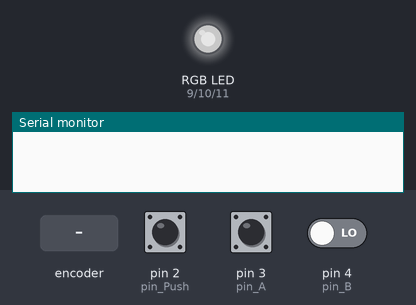
The sketch below on a simulated Arduino Uno, built with avr-gcc and run on an emulated ATmega328P. On the bench: an RGB LED mixed from three pins (HIGH = lit), the last lines printed to the serial monitor. Dashed ring = blinking. The inputs (shaded band) are chosen by the test bench; at power-on: pin 2 (pin_Push) LOW, pin 3 (pin_A) HIGH, pin 4 (pin_B) LOW. Dim RGB values are drawn brighter than linear.

Above: at 1.2 s.
1.3 s: pin 2 (pin_Push) pulled HIGH for 0.15 s
At 1.8 s:
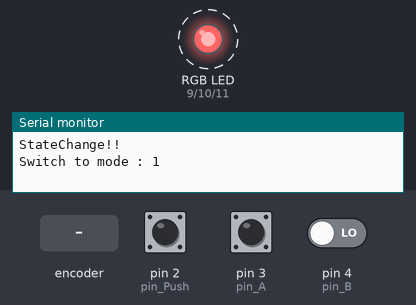
4.4 s: pin 2 (pin_Push) pulled HIGH for 1 s
At 6.7 s:
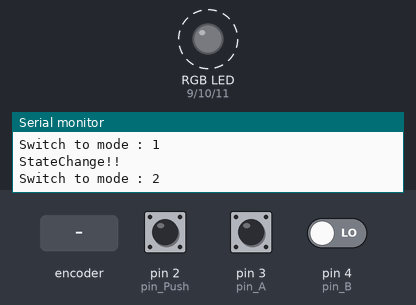
6.9 s: pin 2 (pin_Push) pulled HIGH for 3.2 s
At 10.7 s:
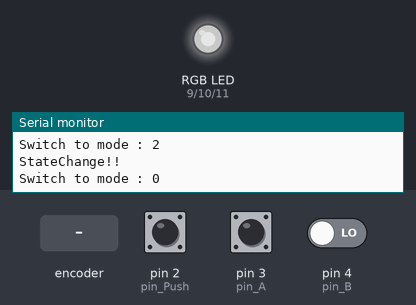
11.6 s: rotary encoder on pin 3 (pin_A) / pin 4 (pin_B) turned 3 steps (first pin leading)
At 11.9 s:
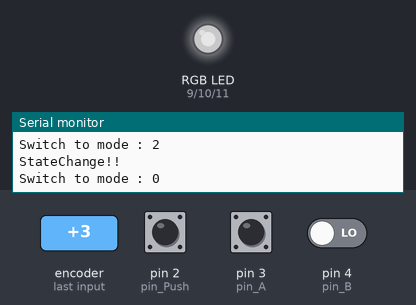
Timing chart, 0 to 14.6 s (numbered marks = the images above; inputs shaded):
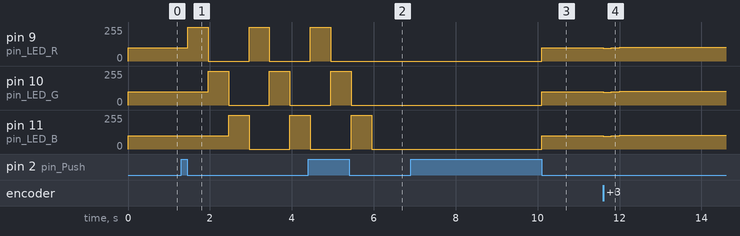

Measured:
- after the input at 1.3 s, pin 9 (pin_LED_R): alternates 255/255 for 0.50 s and 0/255 for 1.0 s, starting after 0.15 s; pin 10 (pin_LED_G): alternates 255/255 for 0.50 s and 0/255 for 1.0 s, starting after 0.65 s; pin 11 (pin_LED_B): 100/255 → 255/255 after 1.2 s, → 0/255 0.50 s later, → 255/255 1.0 s later
- after the input at 4.4 s, pin 9 (pin_LED_R): goes on until 5.0 s, then stays 0/255; pin 10 (pin_LED_G): goes on until 5.5 s, then stays 0/255
- after the input at 6.9 s, pin 9 (pin_LED_R), pin 10 (pin_LED_G), pin 11 (pin_LED_B): 0/255 → 100/255 after 3.2 s
- after the input at 11.6 s, pin 9 (pin_LED_R), pin 10 (pin_LED_G), pin 11 (pin_LED_B): 100/255 → 95/255 at once, → 100/255 0.20 s later, → 105/255 0.20 s later

The sketch:

fayalab_leaf_EncoderLed.ino
```cpp
/*
* fayalab leaf sample code for leaf-encoder and leaf-LED
*
* Three mode for encoder
* 1:control brightness
* 2:LED blinking with R/G/B
* 3:turn off the LED
*
* 2014/07/11 by Welly Lee
* wellylee@fayalab.com
*/

//First, define the pin depends on your connection
//define pin for fayalab leaf-encoder
const int pin_Push = 2;
const int pin_A = 3;
const int pin_B = 4;
//define pin for fayalab leaf-LED
const int pin_LED_R = 9;
const int pin_LED_G = 10;
const int pin_LED_B = 11;

//store the mode of this system
unsigned char push_mode;

unsigned char status_A;
unsigned char status_B;
unsigned char status_A_last=0;

//initial the brightness and how fast the brightness change
int brightness = 100;
int fadelevel = 5;
unsigned long currentTime;
unsigned long loopTime;

int switch_counter;

void setup()  {
  //declare a serial debug interface, you can use "Serial Monitor" to find the secret behind the code !
  Serial.begin (9600);
  //declare the OUTPUT devices
  pinMode(pin_LED_R, OUTPUT);
  pinMode(pin_LED_G, OUTPUT);
  pinMode(pin_LED_B, OUTPUT);

  //for our mode switch, we need to use interrupt here!
  //the pin "0" is mapping to UNO digital pin 2, you can find more information here : http://arduino.cc/en/Reference/attachInterrupt
  attachInterrupt(0, stateChange, CHANGE);
  //declare the INPUT devices
  pinMode(pin_A, INPUT);
  pinMode(pin_B, INPUT);

  currentTime = millis();
  loopTime = currentTime;
  push_mode = 0;
  switch_counter = 0;
}

//trigger by attachInterrupt
void stateChange(){
  //when you push the encoder controller, the status will change to 0
  //it back to 1 when you release the push controller, so we response only when states 1 > 0 > 1
  //(a mode change will trigger stateChange twice)
  if(switch_counter==1){
    Serial.println ("StateChange!!");
    delay(500);
    if(push_mode==2){
      push_mode = 0;
    }
    else{
      push_mode++;
    }
    Serial.print ("Switch to mode : ");
    Serial.println (push_mode);
    switch_counter = 0;
  }else{
    switch_counter++;
  }
}
void loop()  {
  // get the current elapsed time
  currentTime = millis();
  if(currentTime >= (loopTime + 5)){
    // 5ms since last check of encoder = 200Hz
    status_A = digitalRead(pin_A);    // Read encoder pins
    status_B = digitalRead(pin_B);
    //mode 2 : close the LED
    if(push_mode==2){
      digitalWrite(pin_LED_R, LOW);
      digitalWrite(pin_LED_G, LOW);
      digitalWrite(pin_LED_B, LOW);
    }
    else if(push_mode==1){ //mode 1 : blinking with R/G/B
      digitalWrite(pin_LED_R, HIGH);
      delay(500);
      digitalWrite(pin_LED_R, LOW);
      digitalWrite(pin_LED_G, HIGH);
      delay(500);
      digitalWrite(pin_LED_G, LOW);
      digitalWrite(pin_LED_B, HIGH);
      delay(500);
      digitalWrite(pin_LED_R, LOW);
      digitalWrite(pin_LED_G, LOW);
      digitalWrite(pin_LED_B, LOW);
    }
    else{ //change the brightness of LED
      // Begin to check the encoder state(CW/Counter CW)
      if((!status_A) && (status_A_last)){
        // A has gone from high to low
        if(status_B) {
          // B is high so clockwise
          if(brightness + fadelevel <= 255) brightness += fadelevel;
        }
        else {
          // B is low so counter-clockwise
          if(brightness - fadelevel >= 0) brightness -= fadelevel;
        }
      }
      // Store value of A for next time
      status_A_last = status_A;
      // set the brightness of pin 9:
      analogWrite(pin_LED_R, brightness);
      analogWrite(pin_LED_G, brightness);
      analogWrite(pin_LED_B, brightness);
    }
    loopTime = currentTime;  // Updates loopTime
  }
}
```
